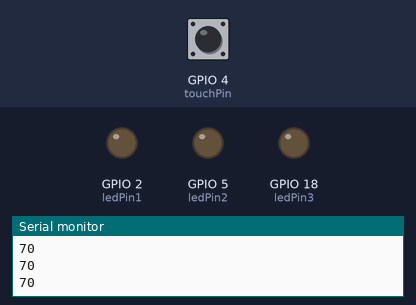
A sketch run on a simulated ESP32. On the bench: output pins drawn as LEDs (lit = HIGH), the last lines printed to the serial monitor. Dashed ring = blinking. The inputs (shaded band) are chosen by the test bench; at power-on: GPIO 4 (touchPin) HIGH.

Above: at 1.3 s.
1.4 s: GPIO 4 (touchPin) pulled LOW for 0.15 s
At 2.3 s:
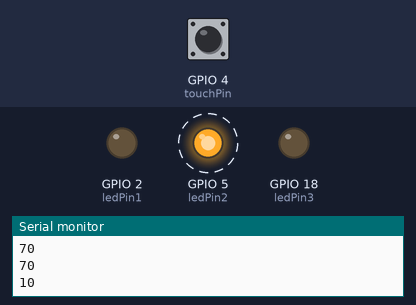
4.5 s: GPIO 4 (touchPin) pulled LOW for 1 s
At 4.9 s:
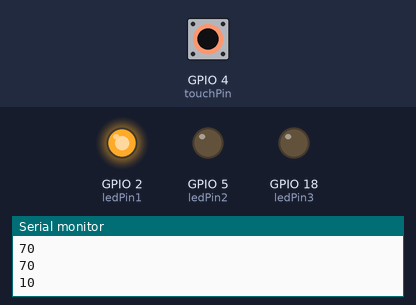
8.2 s: GPIO 4 (touchPin) pulled LOW for 3.2 s
At 9.6 s:
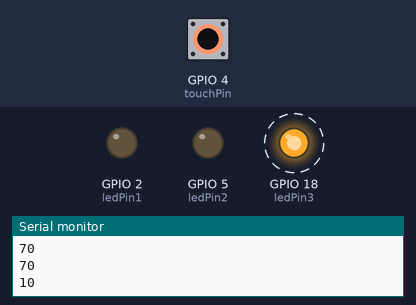
Timing chart, 0 to 14.1 s (numbered marks = the images above; inputs shaded):
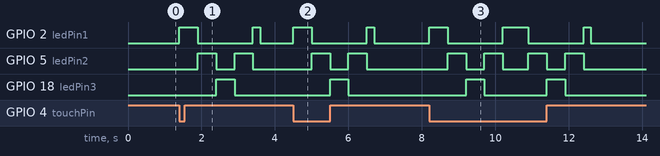

The sketch:

Capacitive_Touch_Sensor_5.ino
```cpp
// ESP32 Touch Test
// Just test touch pin - Touch0 is T0 which is on GPIO 4.
const int touchPin = 4; // Assign the touch pin to GPIO 4
const int ledPin1 = 2;   // Assign the LED pin to GPIO 2 (you can use any suitable GPIO pin)
const int ledPin2 = 5;
const int ledPin3 = 18;

void setup() {
  Serial.begin(115200);
  pinMode(ledPin1, OUTPUT); // Set the LED pin as an output
  pinMode(ledPin2, OUTPUT); // Set the LED pin as an output
  pinMode(ledPin3, OUTPUT); // Set the LED pin as an output
  delay(100); // Give me time to bring up serial monitor
  Serial.println("ESP32 Touch Test");
}

void loop() {
  int touchValue = touchRead(touchPin); // Get the value of Touch 0 pin = GPIO 4
  Serial.println(touchValue);

  if (touchValue < 60) { // Adjust this threshold as needed
    digitalWrite(ledPin1, HIGH); // Turn on the LED when touch is detected
    delay(500);
    digitalWrite(ledPin1, LOW); // Turn on the LED when touch is detected
    digitalWrite(ledPin2, HIGH); // Turn on the LED when touch is detected
    delay(500);
    digitalWrite(ledPin2, LOW); // Turn on the LED when touch is detected
    digitalWrite(ledPin3, HIGH); // Turn on the LED when touch is detected
    delay(500);
    digitalWrite(ledPin2, HIGH); // Turn on the LED when touch is detected
    digitalWrite(ledPin3, LOW); // Turn on the LED when touch is detected
    delay(500);
    digitalWrite(ledPin1, HIGH); // Turn on the LED when touch is detected
    digitalWrite(ledPin2, LOW); // Turn on the LED when touch is detected
    delay(100);
  } else {
    digitalWrite(ledPin1, LOW); // Turn off the LED when no touch is detected
    digitalWrite(ledPin2, LOW); // Turn off the LED when no touch is detected
    digitalWrite(ledPin3, LOW); // Turn off the LED when no touch is detected
  }
  delay(100);
}
```

Measured:
- after the input at 1.4 s, GPIO 2 (ledPin1): LOW → HIGH at once, → LOW 0.50 s later, → HIGH 1.5 s later, → LOW 0.20 s later; GPIO 5 (ledPin2): alternates HIGH for 0.50 s and LOW for 0.50 s, 4 changes in all, then stays LOW, starting after 0.50 s; GPIO 18 (ledPin3): LOW → HIGH after 1.0 s, → LOW 0.50 s later
- after the input at 4.5 s, GPIO 2 (ledPin1): LOW → HIGH at once, → LOW 0.50 s later, → HIGH 1.5 s later, → LOW 0.20 s later; GPIO 5 (ledPin2): alternates HIGH for 0.50 s and LOW for 0.50 s, 4 changes in all, then stays LOW, starting after 0.50 s; GPIO 18 (ledPin3): LOW → HIGH after 1.0 s, → LOW 0.50 s later
- after the input at 8.2 s, GPIO 2 (ledPin1): goes HIGH 0.50 s, LOW 1.5 s, HIGH 0.70 s, LOW 1.5 s, HIGH 0.20 s, then LOW, starting at once; GPIO 5 (ledPin2): LOW → HIGH after 0.50 s, → LOW 0.50 s later, → HIGH 0.50 s later, → LOW 0.50 s later, … (8 changes in this stretch)
